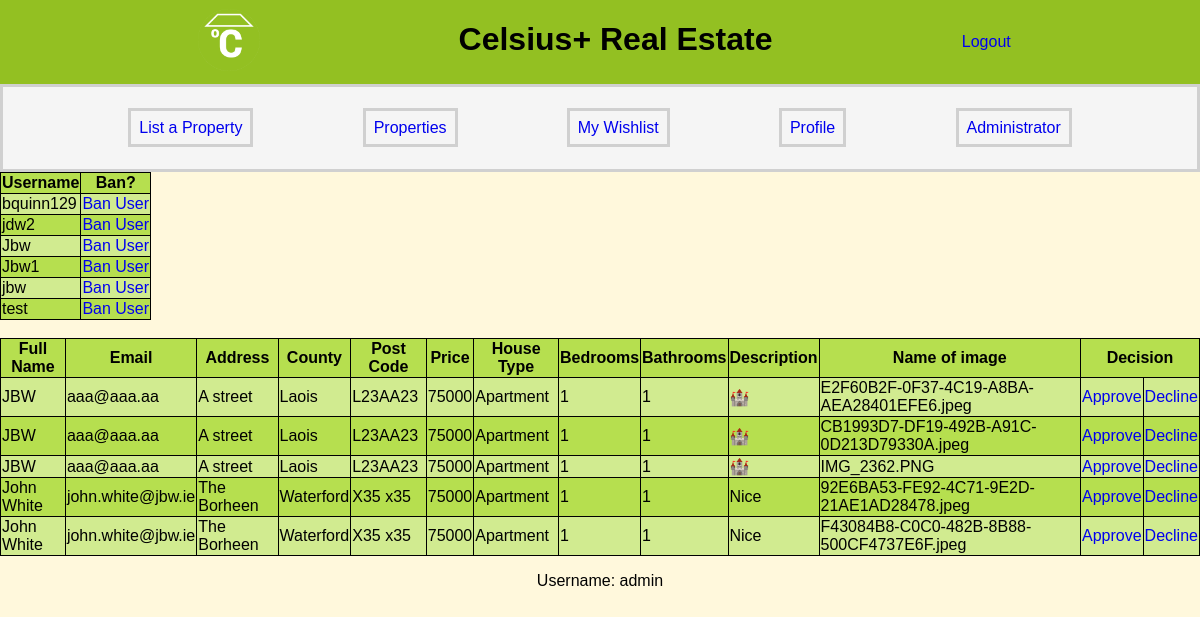
Page /admin (signed in) on the committed database.
### tables this page shows
CREATE TABLE users
(
    user_id VARCHAR(16) PRIMARY KEY,
    email VARCHAR(32) NOT NULL,
    password VARCHAR(50) NOT NULL
);

CREATE TABLE listings_for_approval
(
    property_id INTEGER PRIMARY KEY AUTOINCREMENT,
    full_name VARCHAR(50) NOT NULL,
    email VARCHAR(255) NOT NULL,
    address TEXT NOT NULL,
    county VARCHAR(30) NOT NULL,
    post_code CHAR(7) NOT NULL,
    price INTEGER NOT NULL, 
    house_type VARCHAR(24),
    bedroom INTEGER NOT NULL,
    bathroom INTEGER NOT NULL,
    photo TEXT NOT NULL,
    description TEXT NOT NULL
);

### app.py (the view)
@app.route("/admin")
@admin_required
def admin():
    db = get_db()
    users = db.execute("""SELECT * FROM users WHERE user_id != 'admin'""").fetchall()
    listings = db.execute("""SELECT * FROM listings_for_approval;""")
    return render_template("admin.html", users=users, listings=listings)

### app.py (called while the page is built)
@app.before_request
def logged_in_user():
    g.user = session.get("username", None)
    g.admin = session.get("username", None)

def admin_required(view):
    @wraps(view)
    def wrapped_view(*args, **kwargs):
        if g.admin != "admin":
            return redirect(url_for("login", next=request.url))
        return view(*args, **kwargs)
    return wrapped_view

### database.py (called while the page is built)
def get_db():
    if "db" not in g:
        g.db = sqlite3.connect(DATABASE, detect_types=sqlite3.PARSE_DECLTYPES)
        g.db.row_factory = sqlite3.Row
    return g.db

### templates/admin.html (shortened to what this page needs)
{% extends "base.html" %}
{% block main_content %}
    {% if users %}
        <table>
            <tr>
                <th>Username</th>
                <th>Ban?</th>
            </tr>
            {% for user in users %}
            <tr>
                <td>{{ user['user_id'] }}</td>
                <td><a href="{{ url_for('ban_user', user_id=user['user_id']) }}">Ban User</a></td>
            </tr>
            {% endfor %}
        </table>
    {% else %}
        <p>No user's. L for you</p>
    {% endif %}
    <br />
    {% if listings %}
        <table>
            <tr>
                <th>Full Name</th>
                <th>Email</th>
                <th>Address</th>
                <th>County</th>
                <th>Post Code</th>
                <th>Price</th>
                <th>House Type</th>
                <th>Bedrooms</th>
                <th>Bathrooms</th>
                <th>Description</th>
                <th>Name of image</th>
                <th colspan="2">Decision</th>
            </tr>
            {% for listing in listings %}
            <tr>
                <td>{{ listing['full_name'] }}</td>
                <td>{{ listing['email'] }}</td>
                <td>{{ listing['address'] }}</td>
                <td>{{ listing['county'] }}</td>
                <td>{{ listing['post_code'] }}</td>
                <td>{{ listing['price'] }}</td>
                <td>{{ listing['house_type'] }}</td>
                <td>{{ listing['bedroom'] }}</td>
                <td>{{ listing['bathroom'] }}</td>
                <td>{{ listing['description'] }}</td>
                <td>{{ listing['photo'] }}</td>
                <td><a href="{{ url_for('approve', property_id=listing['property_id']) }}">Approve</a></td>
                <td><a href="{{ url_for('decline', property_id=listing['property_id']) }}">Decline</a></td>
            </tr>
            {% endfor %}
        </table>
    {% else %}
        <p>No property listings to approve. Whew</p>
    {% endif %}
{% endblock %}

### static/styles.css (style rules this page uses)
a { text-decoration:none; align-self: center; }
body { background-color: cornsilk; font-family:Verdana, Arial, Tahoma, sans-serif; margin:0 auto }
table,td,th { border-collapse: collapse; border:1px solid black; }
tr:nth-child(even) { background-color: #d1eb90; }
tr:nth-child(odd) { background-color:#b6df4f ; }

### rows in the picture
users: user_id "bquinn129"
users: user_id "jdw2"
users: user_id "Jbw"
users: user_id "Jbw1"
users: user_id "jbw"
users: user_id "test"
listings_for_approval: full_name "JBW", email "aaa@aaa.aa", address "A street", county "Laois", post_code "L23AA23", price "75000", house_type "Apartment", bedroom "1", bathroom "1", description "🏰", photo "E2F60B2F-0F37-4C19-A8BA-AEA28401EFE6.jpeg"
listings_for_approval: full_name "JBW", email "aaa@aaa.aa", address "A street", county "Laois", post_code "L23AA23", price "75000", house_type "Apartment", bedroom "1", bathroom "1", description "🏰", photo "CB1993D7-DF19-492B-A91C-0D213D79330A.jpeg"
listings_for_approval: full_name "JBW", email "aaa@aaa.aa", address "A street", county "Laois", post_code "L23AA23", price "75000", house_type "Apartment", bedroom "1", bathroom "1", description "🏰", photo "IMG_2362.PNG"
listings_for_approval: full_name "John White", email "john.white@jbw.ie", address "The Borheen", county "Waterford", post_code "X35 x35", price "75000", house_type "Apartment", bedroom "1", bathroom "1", description "Nice", photo "92E6BA53-FE92-4C71-9E2D-21AE1AD28478.jpeg"
listings_for_approval: full_name "John White", email "john.white@jbw.ie", address "The Borheen", county "Waterford", post_code "X35 x35", price "75000", house_type "Apartment", bedroom "1", bathroom "1", description "Nice", photo "F43084B8-C0C0-482B-8B88-500CF4737E6F.jpeg"

### other values in the picture
{{ g.user }} "admin"
